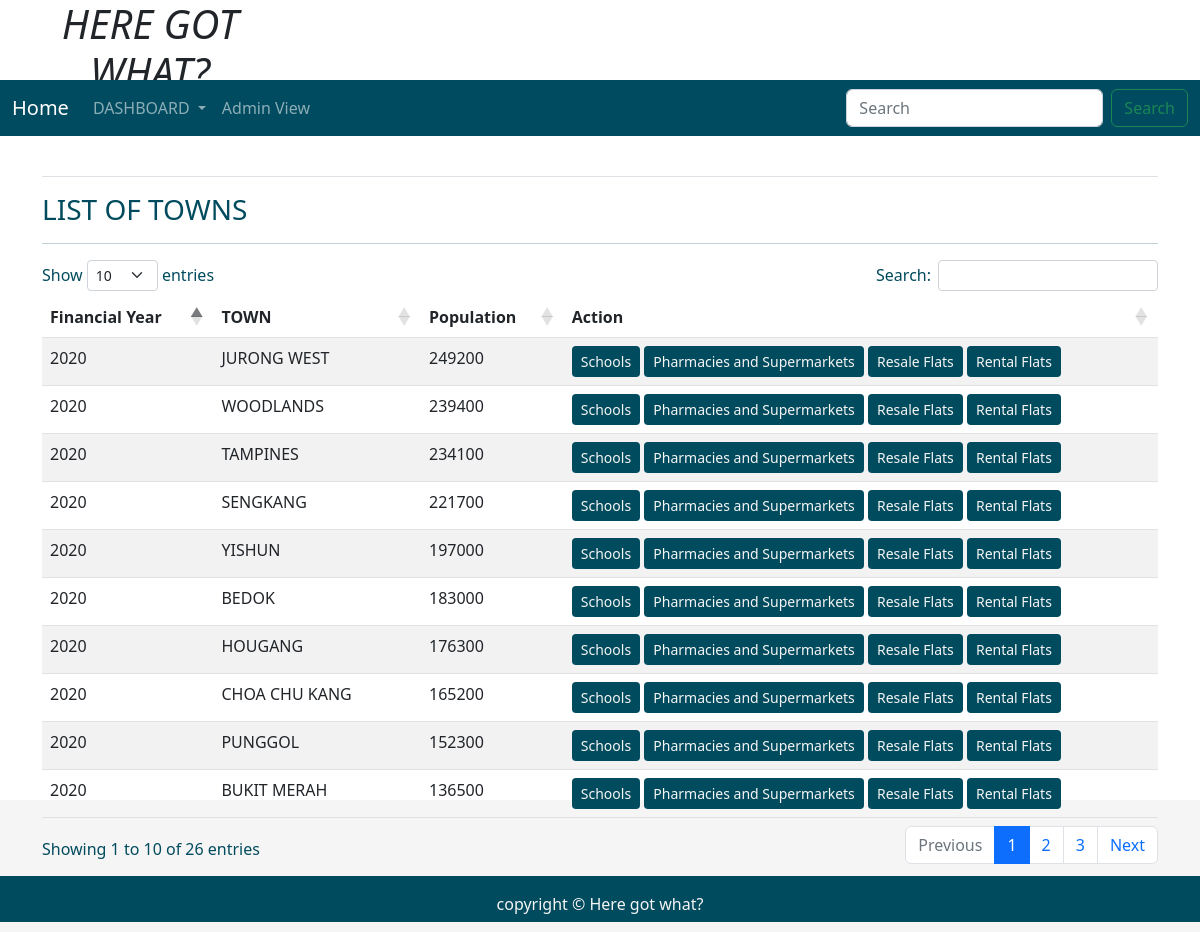
The app's page /usertown with its own data.
### tables this page shows
CREATE TABLE "population" (
	"financial_year"	INTEGER,
	"town"	TEXT,
	"population"	INTEGER,
	PRIMARY KEY("town")
);

### application.py (the view)
@application.route('/usertown', methods = ["POST", "GET"])
def usertown():
    user = get_active_user()
    db = get_database()
    home_cur = db.execute('Select * from population order by population desc')
    allpop = home_cur.fetchall()
    return render_template('usertownpopDashboard.html', user = user, allpop = allpop)

### application.py (called while the page is built)
@application.teardown_appcontext
def close_database(error):
    if hasattr(g, 'ICT2103Web_db'):
        g.ICT2103Web_db.close()

def get_active_user():
    user = None
    if 'user' in session:
        user = session['user']
        db = get_database()
        user_cur = db.execute('select * from users where name =?', [user])
        user = user_cur.fetchone()
    return user

### database.py (called while the page is built)
def connect_to_database():
    sql = sqlite3.connect('C:/ICT2103Web/ICT2103Web.db')
    sql.row_factory = sqlite3.Row
    return sql

def get_database():
    if not hasattr(g, 'ICT2103Web_db'):
        g.ICT2103Web_db = connect_to_database()
    return  g.ICT2103Web_db

### templates/usertownpopDashboard.html (shortened to what this page needs)
<!DOCTYPE html>
<html lang="en">
<head>
  <link rel="stylesheet" href="https://cdnjs.cloudflare.com/ajax/libs/font-awesome/4.7.0/css/font-awesome.min.css">
  <link href="https://cdn.jsdelivr.net/npm/bootstrap@5.1.3/dist/css/bootstrap.min.css" rel="stylesheet"
>
  <link rel="stylesheet" href="{{ url_for('static', filename='home.css')}}" type="text/css">
  <link rel="stylesheet" href="https://cdnjs.cloudflare.com/ajax/libs/twitter-bootstrap/5.2.0/css/bootstrap.min.css">
  <link rel="stylesheet" href="https://cdn.datatables.net/1.12.1/css/dataTables.bootstrap5.min.css">
</head>
<body>
  <div class="parent">
    <div class="child child1">
      <h1 class="text-center"><i>HERE GOT WHAT?</i></h1>
    </div>
    <div class="child child3 dropdown">
      <nav class="navbar navbar-expand-lg navbar-dark" style="background-color: #004b5f;">
        <div class="container-fluid">
          <a class="navbar-brand" href="{{url_for('normaluserDashboard')}}">Home</a>
          <div class="collapse navbar-collapse" id="navbarSupportedContent">
            <ul class="navbar-nav me-auto mb-2 mb-lg-0">
              <li class="nav-item dropdown">
                <a class="nav-link dropdown-toggle" href="#" id="navbarDropdown" role="button" data-bs-toggle="dropdown"
                  aria-expanded="false">
                  DASHBOARD
                </a>
              </li>
              <li class="nav-item">
                <a class="nav-link" href="{{url_for('index')}}">Admin View</a>
              </li>
            </ul>
            <form class="d-flex">
              <input class="form-control me-2" type="search" placeholder="Search" aria-label="Search">
              <button class="btn btn-outline-success" type="submit">Search</button>
            </form>
          </div>
        </div>
      </nav>
    </div>
    <div class="child child6  container" style="color:rgb(0, 75, 93);">
      <ul class="nav nav-tabs nav-fill mb-3 dropdown">
      </ul>
      <div class="table-responsive-lg caption-top">
        <caption>
          <h3>LIST OF TOWNS</h3>
        </caption>
        <hr>
        <table class="table table-striped " id="example">
          <thead>
            <tr>
              <th scope="col">Financial Year</th>
              <th scope="col">TOWN</th>
              <th scope="col">Population</th>
              <th scope="col">Action</th>
            </tr>
          </thead>
          <tbody>
            <tr>
              {% for population in allpop %}
              <td scope="row">{{ population['financial_year'] }}</td>
              <td>{{ population['town'] }}</td>
              <td>{{ population['population'] }}</td>
              <td>
                <a class="btn btn-sm" style="background-color:rgb(0, 75, 93); color:whitesmoke;" href="{{url_for('singleuserschool', town = population['town'])}}">Schools</a>
                <a class="btn btn-sm" style="background-color:rgb(0, 75, 93); color:whitesmoke;" href="{{url_for('singleuserpharmsuper', town = population['town'])}}">Pharmacies and Supermarkets</a>
                <a class="btn btn-sm" style="background-color:rgb(0, 75, 93); color:whitesmoke;" href="{{url_for('singleuserresale', town = population['town'])}}">Resale Flats</a>
                <a class="btn btn-sm" style="background-color:rgb(0, 75, 93); color:whitesmoke;" href="{{url_for('singleuserRental', town = population['town'])}}">Rental Flats</a>
              </td>
            </tr>
            {% endfor %}
          </tbody>
        </table>
      </div>
    </div>
    <div class="child child7" style="background-color:rgb(0, 75, 93); color:whitesmoke;">
      <p class="p-3 text-center">copyright &copy Here got what?</p>
    </div>
  </div>
</body>
</html>

### static/home.css (style rules this page uses)
html, body { height: 100%; background-color:whitesmoke; color:rgb(0, 75, 93); }
.parent { height: 100%; display: grid; grid-template-columns: repeat(4, 1fr); grid-template-rows: 10% 5% 7% auto 7%; }
.child { margin-bottom: 10px; }
.child1 { grid-column: 1/2; grid-row: 1/2; }
.child3 { grid-column: 1/-1; grid-row: 2/3; }
.child6 { grid-column: 1/-1; grid-row: 4/5; }
.child7 { grid-column: 1/-1; grid-row: 5/6; }

### records on screen
population: financial_year "2020", town "JURONG WEST", population "249200"
population: financial_year "2020", town "WOODLANDS", population "239400"
population: financial_year "2020", town "TAMPINES", population "234100"
population: financial_year "2020", town "SENGKANG", population "221700"
population: financial_year "2020", town "YISHUN", population "197000"
population: financial_year "2020", town "BEDOK", population "183000"
population: financial_year "2020", town "HOUGANG", population "176300"
population: financial_year "2020", town "CHOA CHU KANG", population "165200"
population: financial_year "2020", town "PUNGGOL", population "152300"
population: financial_year "2020", town "BUKIT MERAH", population "136500"
